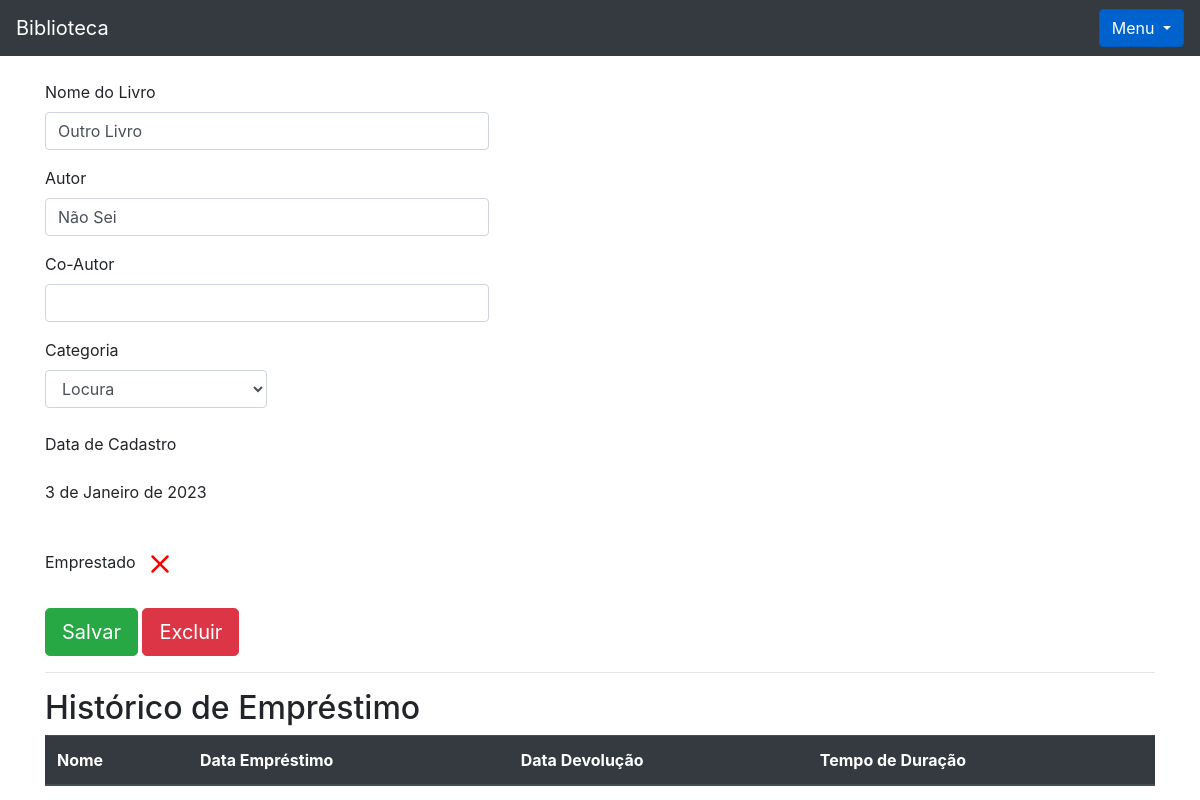
The page /livro/ver_livro/11 (signed in) on the database its author committed.
### livro/models.py (models this page shows, shortened)
class Livros(models.Model):
    img             = models.ImageField(upload_to='capa_livro', null=True, blank=True)
    nome            = models.CharField(max_length = 100)
    autor           = models.CharField(max_length = 30)
    co_autor        = models.CharField(max_length = 30, blank = True) # blank = True torna não obrigatório o preenchimento do campo mas retorna string vazia
    data_cadastro   = models.DateField(default = date.today) # importa a data do dia automaticamente no campo
    emprestado      = models.BooleanField(default = False)
    categoria       = models.ForeignKey(Categoria, on_delete=models.DO_NOTHING) # se eu apagar a categoria não acontece nada com o livro
    usuario         = models.ForeignKey(Usuario, on_delete=models.DO_NOTHING)
    class Meta:
        verbose_name = 'Livro'

### livro/views.py (the view)
# urls.py: path('ver_livro/<int:id>', views.ver_livros, name = 'ver_livros'), # url dinâmica, traz a url de acordo com o id do livro selecionado
def ver_livros(request, id):
    if request.session.get('usuario'): # se o usuario estiver logado
        livro = Livros.objects.get(id = id)#get pega o id que for igual ao id
        if request.session.get('usuario') == livro.usuario.id: # se o livro for do usuario ele mostra
            usuario = Usuario.objects.get(id = request.session['usuario'])
            categoria_livro = Categoria.objects.filter(usuario = request.session.get('usuario'))
            emprestimos = Emprestimo.objects.filter(livro = livro) # filter() vai filtra tudo independendo do usuario
            form = CadastroLivro()
            form.fields['usuario'].initial = request.session['usuario'] # filtrando apenas as categorias do usuario logado
            form.fields['categoria'].queryset = Categoria.objects.filter(usuario = usuario)
            form_categoria = CategoriaLivro()
            usuarios = Usuario.objects.all()
            livros_emprestar = Livros.objects.filter(usuario = usuario, emprestado = False)
            livros_emprestados = Livros.objects.filter(usuario = usuario).filter(emprestado = True)
            return render(request, 'ver_livro.html', {'livro': livro, 'categoria_livro': categoria_livro,
                                                      'emprestimos': emprestimos,
                                                      'usuario_logado': request.session.get('usuario'),
                                                      'form': form,
                                                      'id_livro': id,
                                                      'form_categoria': form_categoria,
                                                      'usuarios': usuarios,
                                                      'livros_emprestar': livros_emprestar,
                                                      'livros_emprestados': livros_emprestados,})
        else:
            return HttpResponse('Esse livro não é seu')
    return redirect('/auth/login/?status=2')

### livro/forms.py
class CadastroLivro(forms.ModelForm):
    class Meta:
        model = Livros
        fields = "__all__"
    def __init__(self, *args, **kwargs):
        super().__init__(*args, **kwargs) # subscrevendo o __ini__ de sabeform
        self.fields['usuario'].widget = forms.HiddenInput()

class CategoriaLivro(forms.Form):
    nome = forms.CharField(max_length=30)
    descricao = forms.CharField(max_length=60)
    def __init__(self, *args, **kwargs):
        super().__init__(*args, **kwargs)
        self.fields['descricao'].widget = forms.Textarea() # transformando o descricao.CharFields em TextArea

### livro/models.py (called while the page is built)
    def __str__(self):
        return self.nome

### livro/templates/ver_livro.html (shortened to what this page needs)
{%extends 'base.html'%}
{% load filtros %}
{% block 'conteudo' %}
<div class="container">
    <br>
    <form action="{% url 'alterar_livro' %}" method="POST">
        <p>
            <label>Nome do Livro</label>
            <input style="width: 40%;" class="form-control" type="text" value="{{livro.nome}}" name="nome_livro">
        </p>
        <p>
            <label>Autor</label>
            <input style="width: 40%;" class="form-control" type="text" value="{{livro.autor}}" name="autor">
        </p>
        <p>
            <label>Co-Autor</label>
            <input style="width: 40%;" class="form-control" type="text" value="{{livro.co_autor}}" name="co_autor">
        </p>
        <label for="">Categoria</label>
        <select style="width: 20%;" class="form-control" name="categoria_id">
            {% for i in categoria_livro %}
                {% if livro.categoria.nome == i.nome %}
                    <option value="{{i.id}}" selected>{{i}}</option>
                {%else%}
                <option value="{{i.id}}">{{i}}</option>
                {%endif%}
            {%endfor%}
        </select>
        <br>
        <p>
            <label>Data de Cadastro</label>
            <p>{{livro.data_cadastro}}</p>
        </p>
        <br>
        <label>Emprestado</label>
        <br>
        <br>
        <input type="submit" class="btn btn-success btn-lg" value="Salvar">
        <button type="button" class="btn btn-danger btn-lg" data-toggle="modal" data-target="#exampleModal2">
            Excluir
        </button>
    </form>
    <hr>
    <h2>Histórico de Empréstimo</h2>
    <table class="table table-striped table-dark">
        <thead>
          <tr>
            <th scope="col">Nome</th>
            <th scope="col">Data Empréstimo</th>
            <th scope="col">Data Devolução</th>
            <th scope="col">Tempo de Duração</th>
          </tr>
        </thead>
      </table>
</div>
{% endblock %}

### rows shown on the page
Livros: nome_livro "Outro Livro", autor "Não Sei", data_cadastro "3 de Janeiro de 2023"

### other values the page prints
form field categoria_id "Locura"
